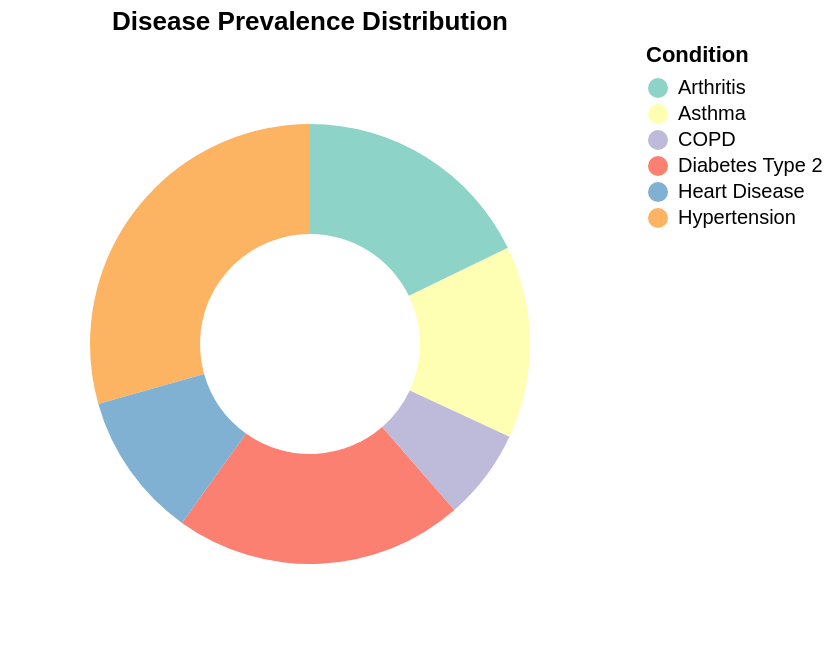

This figure's Vega-Lite source:
### Vega-Lite specification from a JSON file in a GitHub repository (floating-point values rounded to 4 significant figures)
{"$schema": "https://vega.github.io/schema/vega-lite/v5.json", "description": "Disease prevalence breakdown", "data": {"values": [{"disease": "Hypertension", "cases": 1850}, {"disease": "Diabetes Type 2", "cases": 1340}, {"disease": "Asthma", "cases": 890}, {"disease": "Heart Disease", "cases": 675}, {"disease": "Arthritis", "cases": 1120}, {"disease": "COPD", "cases": 420}]}, "mark": {"type": "arc", "innerRadius": 55, "outerRadius": 110}, "encoding": {"theta": {"field": "cases", "type": "quantitative"}, "color": {"field": "disease", "type": "nominal", "scale": {"scheme": "set3"}, "legend": {"title": "Condition"}}, "tooltip": [{"field": "disease", "type": "nominal", "title": "Disease"}, {"field": "cases", "type": "quantitative", "title": "Cases", "format": ",.0f"}]}, "title": "Disease Prevalence Distribution"}
